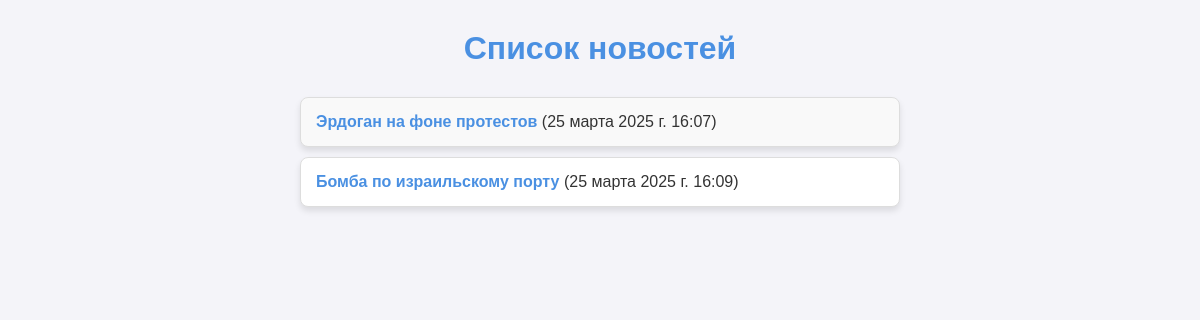
Before: /news/ with the older database file.
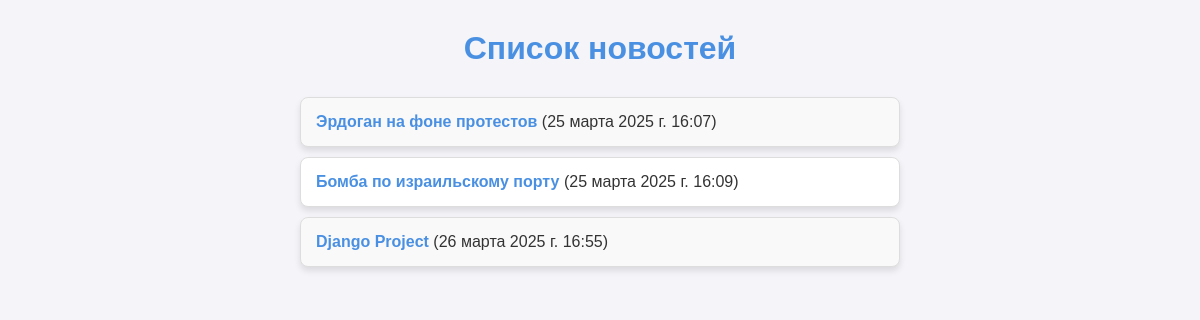
After: the same page with the newer database file.
### news/models.py (models this page shows, shortened)
class News(models.Model):
    title = models.CharField(max_length=30, null=False)
    content = models.TextField( null=False)
    author = models.ForeignKey(User, on_delete=models.CASCADE)
    created_at = models.DateTimeField(auto_now_add=True)

### news/views.py (the view)
# urls.py: path('', NewsListView.as_view(), name='news_list'),  # Список новостей
class NewsListView(ListView):
    model = News
    template_name = 'news/news_list.html'  # Создайте этот шаблон для отображения списка новостей
    context_object_name = 'news_list'

### news/templates/news/news_list.html (shortened to what this page needs)
<!DOCTYPE html>
<html lang="ru">
<head>
</head>
<body>
    <h1>Список новостей</h1>
    <ul>
        {% for item in news_list %}
            <li>
                <a href="{% url 'news_detail' item.pk %}">{{ item.title }}</a>
                ({{ item.created_at }})
            </li>
        {% empty %}
            <p>Новостей пока нет.</p>
        {% endfor %}
    </ul>
</body>
</html>

Changed rows visible on the page:
added News: title "Django Project", created_at "26 марта 2025 г. 16:55"
